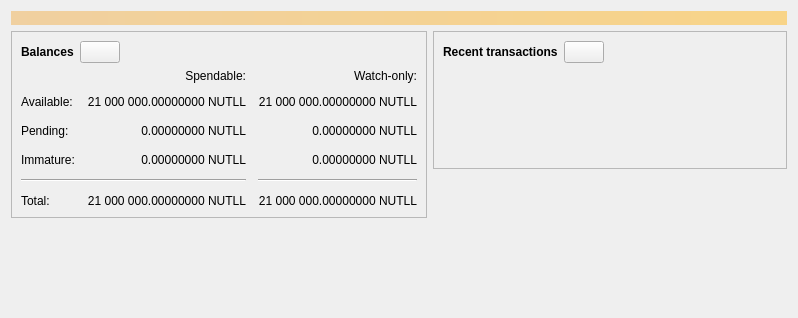
<?xml version="1.0" encoding="UTF-8"?>
<ui version="4.0">
 <class>OverviewPage</class>
 <widget class="QWidget" name="OverviewPage">
  <property name="geometry">
   <rect>
    <x>0</x>
    <y>0</y>
    <width>798</width>
    <height>318</height>
   </rect>
  </property>
  <property name="windowTitle">
   <string>Form</string>
  </property>
  <layout class="QVBoxLayout" name="topLayout">
   <item>
    <widget class="QLabel" name="labelAlerts">
     <property name="visible">
      <bool>false</bool>
     </property>
     <property name="styleSheet">
      <string notr="true">QLabel { background-color: qlineargradient(x1: 0, y1: 0, x2: 1, y2: 0, stop:0 #F0D0A0, stop:1 #F8D488); color:#000000; }</string>
     </property>
     <property name="wordWrap">
      <bool>true</bool>
     </property>
     <property name="margin">
      <number>3</number>
     </property>
     <property name="textInteractionFlags">
      <set>Qt::TextSelectableByMouse</set>
     </property>
    </widget>
   </item>
   <item>
    <layout class="QHBoxLayout" name="horizontalLayout" stretch="1,1">
     <item>
      <layout class="QVBoxLayout" name="verticalLayout_2">
       <item>
        <widget class="QFrame" name="frame">
         <property name="frameShape">
          <enum>QFrame::StyledPanel</enum>
         </property>
         <property name="frameShadow">
          <enum>QFrame::Raised</enum>
         </property>
         <layout class="QVBoxLayout" name="verticalLayout_4">
          <item>
           <layout class="QHBoxLayout" name="horizontalLayout_4">
            <item>
             <widget class="QLabel" name="label_5">
              <property name="font">
               <font>
                <weight>75</weight>
                <bold>true</bold>
               </font>
              </property>
              <property name="text">
               <string>Balances</string>
              </property>
             </widget>
            </item>
            <item>
             <widget class="QPushButton" name="labelWalletStatus">
              <property name="enabled">
               <bool>true</bool>
              </property>
              <property name="maximumSize">
               <size>
                <width>45</width>
                <height>16777215</height>
               </size>
              </property>
              <property name="toolTip">
               <string>The displayed information may be out of date. Your wallet automatically synchronizes with the Nullion network after a connection is established, but this process has not completed yet.</string>
              </property>
              <property name="text">
               <string/>
              </property>
              <property name="icon">
               <iconset resource="../nullion.qrc">
                <normaloff>:/icons/warning</normaloff>
                <disabledoff>:/icons/warning</disabledoff>:/icons/warning</iconset>
              </property>
              <property name="iconSize">
               <size>
                <width>24</width>
                <height>24</height>
               </size>
              </property>
             </widget>
            </item>
            <item>
             <spacer name="horizontalSpacer_3">
              <property name="orientation">
               <enum>Qt::Horizontal</enum>
              </property>
              <property name="sizeHint" stdset="0">
               <size>
                <width>40</width>
                <height>20</height>
               </size>
              </property>
             </spacer>
            </item>
           </layout>
          </item>
          <item>
           <layout class="QGridLayout" name="gridLayout">
            <property name="spacing">
             <number>12</number>
            </property>
            <item row="2" column="2">
             <widget class="QLabel" name="labelWatchPending">
              <property name="cursor">
               <cursorShape>IBeamCursor</cursorShape>
              </property>
              <property name="toolTip">
               <string>Unconfirmed transactions to watch-only addresses</string>
              </property>
              <property name="text">
               <string notr="true">0.00000000 NUTLL</string>
              </property>
              <property name="alignment">
               <set>Qt::AlignRight|Qt::AlignTrailing|Qt::AlignVCenter</set>
              </property>
              <property name="textInteractionFlags">
               <set>Qt::LinksAccessibleByMouse|Qt::TextSelectableByKeyboard|Qt::TextSelectableByMouse</set>
              </property>
             </widget>
            </item>
            <item row="2" column="1">
             <widget class="QLabel" name="labelUnconfirmed">
              <property name="cursor">
               <cursorShape>IBeamCursor</cursorShape>
              </property>
              <property name="toolTip">
               <string>Total of transactions that have yet to be confirmed, and do not yet count toward the spendable balance</string>
              </property>
              <property name="text">
               <string notr="true">0.00000000 NUTLL</string>
              </property>
              <property name="alignment">
               <set>Qt::AlignRight|Qt::AlignTrailing|Qt::AlignVCenter</set>
              </property>
              <property name="textInteractionFlags">
               <set>Qt::LinksAccessibleByMouse|Qt::TextSelectableByKeyboard|Qt::TextSelectableByMouse</set>
              </property>
             </widget>
            </item>
            <item row="3" column="2">
             <widget class="QLabel" name="labelWatchImmature">
              <property name="cursor">
               <cursorShape>IBeamCursor</cursorShape>
              </property>
              <property name="toolTip">
               <string>Mined balance in watch-only addresses that has not yet matured</string>
              </property>
              <property name="text">
               <string notr="true">0.00000000 NUTLL</string>
              </property>
              <property name="alignment">
               <set>Qt::AlignRight|Qt::AlignTrailing|Qt::AlignVCenter</set>
              </property>
              <property name="textInteractionFlags">
               <set>Qt::LinksAccessibleByMouse|Qt::TextSelectableByKeyboard|Qt::TextSelectableByMouse</set>
              </property>
             </widget>
            </item>
            <item row="4" column="0" colspan="2">
             <widget class="Line" name="line">
              <property name="orientation">
               <enum>Qt::Horizontal</enum>
              </property>
             </widget>
            </item>
            <item row="4" column="2">
             <widget class="Line" name="lineWatchBalance">
              <property name="sizePolicy">
               <sizepolicy hsizetype="Preferred" vsizetype="Fixed">
                <horstretch>0</horstretch>
                <verstretch>0</verstretch>
               </sizepolicy>
              </property>
              <property name="minimumSize">
               <size>
                <width>140</width>
                <height>0</height>
               </size>
              </property>
              <property name="orientation">
               <enum>Qt::Horizontal</enum>
              </property>
             </widget>
            </item>
            <item row="5" column="0">
             <widget class="QLabel" name="labelTotalText">
              <property name="text">
               <string>Total:</string>
              </property>
             </widget>
            </item>
            <item row="3" column="1">
             <widget class="QLabel" name="labelImmature">
              <property name="cursor">
               <cursorShape>IBeamCursor</cursorShape>
              </property>
              <property name="toolTip">
               <string>Mined balance that has not yet matured</string>
              </property>
              <property name="text">
               <string notr="true">0.00000000 NUTLL</string>
              </property>
              <property name="alignment">
               <set>Qt::AlignRight|Qt::AlignTrailing|Qt::AlignVCenter</set>
              </property>
              <property name="textInteractionFlags">
               <set>Qt::LinksAccessibleByMouse|Qt::TextSelectableByKeyboard|Qt::TextSelectableByMouse</set>
              </property>
             </widget>
            </item>
            <item row="2" column="3">
             <spacer name="horizontalSpacer_2">
              <property name="orientation">
               <enum>Qt::Horizontal</enum>
              </property>
              <property name="sizeHint" stdset="0">
               <size>
                <width>40</width>
                <height>20</height>
               </size>
              </property>
             </spacer>
            </item>
            <item row="3" column="0">
             <widget class="QLabel" name="labelImmatureText">
              <property name="text">
               <string>Immature:</string>
              </property>
             </widget>
            </item>
            <item row="5" column="1">
             <widget class="QLabel" name="labelTotal">
              <property name="cursor">
               <cursorShape>IBeamCursor</cursorShape>
              </property>
              <property name="toolTip">
               <string>Your current total balance</string>
              </property>
              <property name="text">
               <string notr="true">21 000 000.00000000 NUTLL</string>
              </property>
              <property name="alignment">
               <set>Qt::AlignRight|Qt::AlignTrailing|Qt::AlignVCenter</set>
              </property>
              <property name="textInteractionFlags">
               <set>Qt::LinksAccessibleByMouse|Qt::TextSelectableByKeyboard|Qt::TextSelectableByMouse</set>
              </property>
             </widget>
            </item>
            <item row="5" column="2">
             <widget class="QLabel" name="labelWatchTotal">
              <property name="cursor">
               <cursorShape>IBeamCursor</cursorShape>
              </property>
              <property name="toolTip">
               <string>Current total balance in watch-only addresses</string>
              </property>
              <property name="text">
               <string notr="true">21 000 000.00000000 NUTLL</string>
              </property>
              <property name="alignment">
               <set>Qt::AlignRight|Qt::AlignTrailing|Qt::AlignVCenter</set>
              </property>
              <property name="textInteractionFlags">
               <set>Qt::LinksAccessibleByMouse|Qt::TextSelectableByKeyboard|Qt::TextSelectableByMouse</set>
              </property>
             </widget>
            </item>
            <item row="0" column="2">
             <widget class="QLabel" name="labelWatchonly">
              <property name="text">
               <string>Watch-only:</string>
              </property>
              <property name="alignment">
               <set>Qt::AlignRight|Qt::AlignTrailing|Qt::AlignVCenter</set>
              </property>
             </widget>
            </item>
            <item row="1" column="0">
             <widget class="QLabel" name="labelBalanceText">
              <property name="text">
               <string>Available:</string>
              </property>
             </widget>
            </item>
            <item row="1" column="1">
             <widget class="QLabel" name="labelBalance">
              <property name="cursor">
               <cursorShape>IBeamCursor</cursorShape>
              </property>
              <property name="toolTip">
               <string>Your current spendable balance</string>
              </property>
              <property name="text">
               <string notr="true">21 000 000.00000000 NUTLL</string>
              </property>
              <property name="alignment">
               <set>Qt::AlignRight|Qt::AlignTrailing|Qt::AlignVCenter</set>
              </property>
              <property name="textInteractionFlags">
               <set>Qt::LinksAccessibleByMouse|Qt::TextSelectableByKeyboard|Qt::TextSelectableByMouse</set>
              </property>
             </widget>
            </item>
            <item row="1" column="2">
             <widget class="QLabel" name="labelWatchAvailable">
              <property name="cursor">
               <cursorShape>IBeamCursor</cursorShape>
              </property>
              <property name="toolTip">
               <string>Your current balance in watch-only addresses</string>
              </property>
              <property name="text">
               <string notr="true">21 000 000.00000000 NUTLL</string>
              </property>
              <property name="alignment">
               <set>Qt::AlignRight|Qt::AlignTrailing|Qt::AlignVCenter</set>
              </property>
              <property name="textInteractionFlags">
               <set>Qt::LinksAccessibleByMouse|Qt::TextSelectableByKeyboard|Qt::TextSelectableByMouse</set>
              </property>
             </widget>
            </item>
            <item row="2" column="0">
             <widget class="QLabel" name="labelPendingText">
              <property name="text">
               <string>Pending:</string>
              </property>
             </widget>
            </item>
            <item row="0" column="1">
             <widget class="QLabel" name="labelSpendable">
              <property name="text">
               <string>Spendable:</string>
              </property>
              <property name="alignment">
               <set>Qt::AlignRight|Qt::AlignTrailing|Qt::AlignVCenter</set>
              </property>
             </widget>
            </item>
           </layout>
          </item>
         </layout>
        </widget>
       </item>
       <item>
        <spacer name="verticalSpacer">
         <property name="orientation">
          <enum>Qt::Vertical</enum>
         </property>
         <property name="sizeHint" stdset="0">
          <size>
           <width>20</width>
           <height>40</height>
          </size>
         </property>
        </spacer>
       </item>
      </layout>
     </item>
     <item>
      <layout class="QVBoxLayout" name="verticalLayout_3">
       <item>
        <widget class="QFrame" name="frame_2">
         <property name="frameShape">
          <enum>QFrame::StyledPanel</enum>
         </property>
         <property name="frameShadow">
          <enum>QFrame::Raised</enum>
         </property>
         <layout class="QVBoxLayout" name="verticalLayout">
          <item>
           <layout class="QHBoxLayout" name="horizontalLayout_2">
            <item>
             <widget class="QLabel" name="label_4">
              <property name="font">
               <font>
                <weight>75</weight>
                <bold>true</bold>
               </font>
              </property>
              <property name="text">
               <string>Recent transactions</string>
              </property>
             </widget>
            </item>
            <item>
             <widget class="QPushButton" name="labelTransactionsStatus">
              <property name="enabled">
               <bool>true</bool>
              </property>
              <property name="maximumSize">
               <size>
                <width>45</width>
                <height>16777215</height>
               </size>
              </property>
              <property name="toolTip">
               <string>The displayed information may be out of date. Your wallet automatically synchronizes with the Nullion network after a connection is established, but this process has not completed yet.</string>
              </property>
              <property name="text">
               <string/>
              </property>
              <property name="icon">
               <iconset resource="../nullion.qrc">
                <normaloff>:/icons/warning</normaloff>
                <disabledoff>:/icons/warning</disabledoff>:/icons/warning</iconset>
              </property>
              <property name="iconSize">
               <size>
                <width>24</width>
                <height>24</height>
               </size>
              </property>
             </widget>
            </item>
            <item>
             <spacer name="horizontalSpacer">
              <property name="orientation">
               <enum>Qt::Horizontal</enum>
              </property>
              <property name="sizeHint" stdset="0">
               <size>
                <width>40</width>
                <height>20</height>
               </size>
              </property>
             </spacer>
            </item>
           </layout>
          </item>
          <item>
           <widget class="TransactionOverviewWidget" name="listTransactions">
            <property name="styleSheet">
             <string notr="true">QListView { background: transparent; }</string>
            </property>
            <property name="frameShape">
             <enum>QFrame::NoFrame</enum>
            </property>
            <property name="verticalScrollBarPolicy">
             <enum>Qt::ScrollBarAlwaysOff</enum>
            </property>
            <property name="horizontalScrollBarPolicy">
             <enum>Qt::ScrollBarAlwaysOff</enum>
            </property>
            <property name="sizeAdjustPolicy">
             <enum>QAbstractScrollArea::AdjustToContents</enum>
            </property>
            <property name="selectionMode">
             <enum>QAbstractItemView::NoSelection</enum>
            </property>
            <property name="uniformItemSizes">
             <bool>true</bool>
            </property>
           </widget>
          </item>
         </layout>
        </widget>
       </item>
       <item>
        <spacer name="verticalSpacer_2">
         <property name="orientation">
          <enum>Qt::Vertical</enum>
         </property>
         <property name="sizeHint" stdset="0">
          <size>
           <width>20</width>
           <height>40</height>
          </size>
         </property>
        </spacer>
       </item>
      </layout>
     </item>
    </layout>
   </item>
  </layout>
 </widget>
 <customwidgets>
  <customwidget>
   <class>TransactionOverviewWidget</class>
   <extends>QListView</extends>
   <header>qt/transactionoverviewwidget.h</header>
  </customwidget>
 </customwidgets>
 <resources/>
 <connections/>
</ui>
